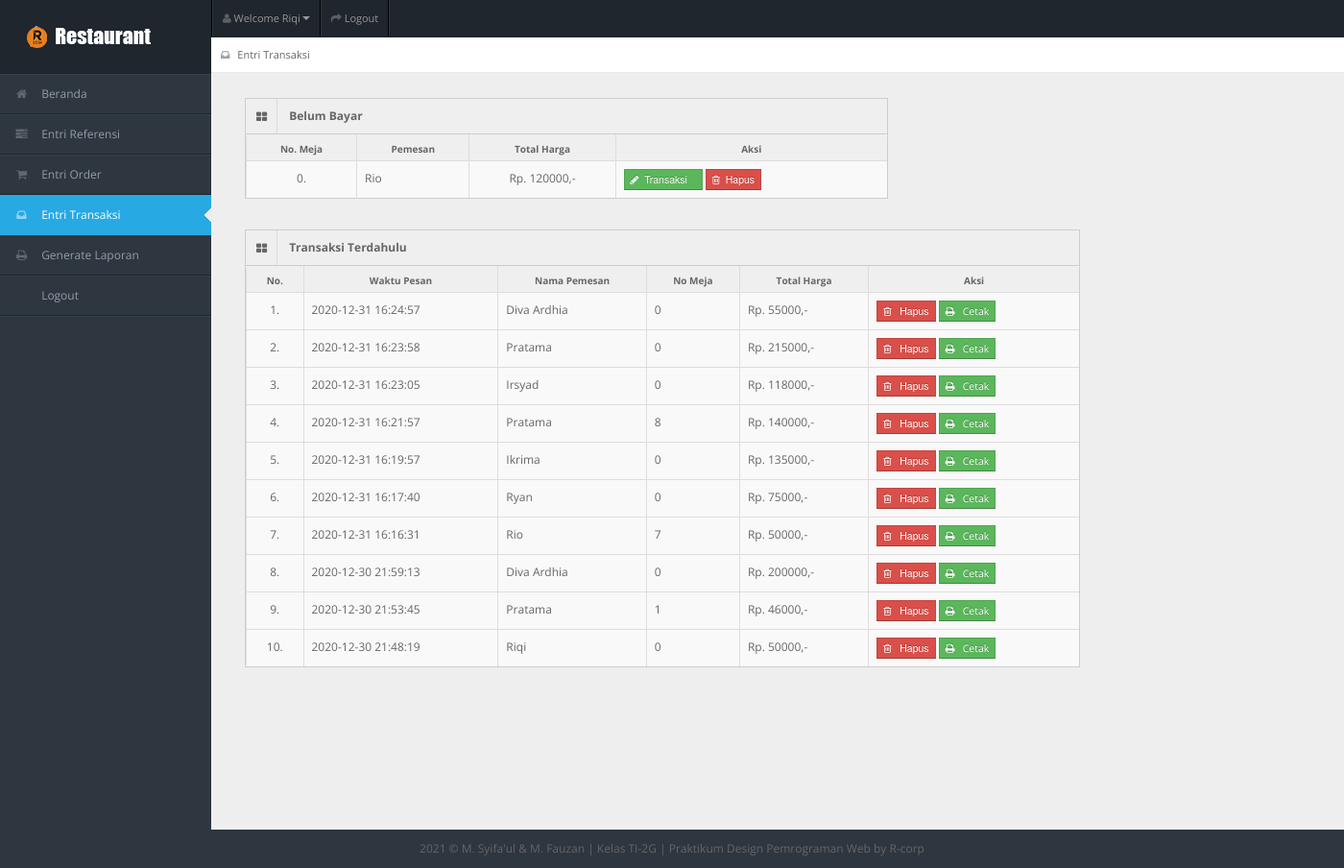
The page /entri_transaksi.php (signed in) on the database its author committed.
### tables this page shows
CREATE TABLE `tb_user` (
  `id_user` int(11) NOT NULL,
  `username` varchar(150) NOT NULL,
  `password` varchar(150) NOT NULL,
  `nama_user` varchar(150) NOT NULL,
  `id_level` int(11) NOT NULL,
  `status` varchar(150) NOT NULL
);

CREATE TABLE `tb_order` (
  `id_order` int(11) NOT NULL,
  `id_admin` int(11) DEFAULT NULL,
  `id_pengunjung` int(11) NOT NULL,
  `waktu_pesan` datetime NOT NULL,
  `no_meja` int(11) NOT NULL,
  `total_harga` varchar(150) NOT NULL,
  `uang_bayar` varchar(150) DEFAULT NULL,
  `uang_kembali` varchar(150) DEFAULT NULL,
  `status_order` varchar(150) NOT NULL
);

### entri_transaksi.php (the view, shortened to what this page needs)
<!DOCTYPE html>
<?php
include "connection/koneksi.php";
$id = $_SESSION['id_user'];
if(isset ($_SESSION['username'])){
  $query = "select * from tb_user natural join tb_level where id_user = $id";
  mysqli_query($conn, $query);
  $sql = mysqli_query($conn, $query);
  while($r = mysqli_fetch_array($sql)){
?>
<html lang="en">
<head>
<link rel="stylesheet" href="template/dashboard/css/bootstrap.min.css" />
<link rel="stylesheet" href="template/dashboard/css/bootstrap-responsive.min.css" />
<link rel="stylesheet" href="template/dashboard/css/fullcalendar.css" />
<link rel="stylesheet" href="matrix-style.css" />
<link rel="stylesheet" href="template/dashboard/css/matrix-media.css" />
<link href="template/dashboard/font-awesome/css/font-awesome.css" rel="stylesheet" />
<link rel="stylesheet" href="template/dashboard/css/jquery.gritter.css" />
</head>
<body>
<div id="header">
  <h1><a href="entri_transaksi.php">Entri Transaksi</a></h1>
</div>
<div id="user-nav" class="navbar navbar-inverse">
  <ul class="nav">
    <li  class="dropdown" id="profile-messages" ><a title="" href="#" data-toggle="dropdown" data-target="#profile-messages" class="dropdown-toggle"><i class="icon icon-user"></i>  <span class="text">Welcome <?php echo $r['nama_user'];?></span><b class="caret"></b></a>
    </li>
    <li class=""><a title="" href="logout.php"><i class="icon icon-share-alt"></i> <span class="text">Logout</span></a></li>
  </ul>
</div>
<div id="sidebar"><a href="entri_referensi.php" class="visible-phone"><i class="icon icon-inbox"></i> <span>Entri Transaksi</span></a>
  <ul>
    <?php
    if($r['id_level'] == 1){
  ?>
    <li> <a href="beranda.php"><i class="icon icon-home"></i> <span>Beranda</span></a> </li>
    <li> <a href="entri_referensi.php"><i class="icon icon-tasks"></i> <span>Entri Referensi</span></a> </li>
    <li> <a href="entri_order.php"><i class="icon icon-shopping-cart"></i> <span>Entri Order</span></a> </li>
    <li class="active"> <a href="entri_transaksi.php"><i class="icon icon-inbox"></i> <span>Entri Transaksi</span></a> </li>
    <li> <a href="generate_laporan.php"><i class="icon icon-print"></i> <span>Generate Laporan</span></a> </li>
    <li> <a href="logout.php"><i class="icon icon-sign-out"></i> <span>Logout</span></a> </li>
  <?php
    } else if($r['id_level'] == 2){
  ?>
    <li> <a href="beranda.php"><i class="icon icon-home"></i> <span>Beranda</span></a> </li>
    <li> <a href="entri_order.php"><i class="icon icon-shopping-cart"></i> <span>Entri Order</span></a> </li>
    <li> <a href="generate_laporan.php"><i class="icon icon-print"></i> <span>Generate Laporan</span></a> </li>
    <li> <a href="logout.php"><i class="icon icon-sign-out"></i> <span>Logout</span></a> </li>
  <?php
    } else if($r['id_level'] == 3){
  ?>
    <li><a href="beranda.php"><i class="icon icon-home"></i> <span>Beranda</span></a> </li>
    <li class="active"> <a href="entri_transaksi.php"><i class="icon icon-inbox"></i> <span>Entri Transaksi</span></a> </li>
    <li> <a href="generate_laporan.php"><i class="icon icon-print"></i> <span>Generate Laporan</span></a> </li>
    <li> <a href="logout.php"><i class="icon icon-sign-out"></i> <span>Logout</span></a> </li>
  <?php
    } else if($r['id_level'] == 4){
  ?>
    <li class="active"><a href="beranda.php"><i class="icon icon-home"></i> <span>Beranda</span></a> </li>
    <li> <a href="generate_laporan.php"><i class="icon icon-print"></i> <span>Generate Laporan</span></a> </li>
    <li> <a href="logout.php"><i class="icon icon-sign-out"></i> <span>Logout</span></a> </li>
  <?php
    } else if($r['id_level'] == 5){
  ?>
    <li> <a href="beranda.php"><i class="icon icon-home"></i> <span>Beranda</span></a> </li>
    <li> <a href="entri_order.php"><i class="icon icon-shopping-cart"></i> <span>Entri Order</span></a> </li>
    <li> <a href="logout.php"><i class="icon icon-sign-out"></i> <span>Logout</span></a> </li>
  <?php
    }
  ?>
  </ul>
</div>
<div id="content">
  <div id="content-header">
    <div id="breadcrumb"> <a href="entri_transaksi.php" title="Go to here" class="tip-bottom"><i class="icon icon-inbox"></i> Entri Transaksi</a></div>
  </div>
  <div class="container">
    <div class="row-fluid">
    <?php
      if($r['id_level'] == 1 || $r['id_level'] == 3){
    ?>
      <div class="span7">
        <div class="widget-box">
          <div class="widget-title bg_lg"><span class="icon"><i class="icon-th-large"></i></span>
            <h5>Belum Bayar</h5>
          </div>
          <div class="widget-content nopadding" >
            <table class="table table-bordered table-invoice-full">
              <thead>
                <tr>
                  <th class="head0">No. Meja</th>
                  <th class="head1">Pemesan</th>
                  <th class="head0 right">Total Harga</th>
                  <th class="head0 right">Aksi</th>
                </tr>
              </thead>
              <tbody>
                <?php
                  $query_order = "select * from tb_order left join tb_user on tb_order.id_pengunjung = tb_user.id_user where status_order = 'belum bayar'";
                  $sql_order = mysqli_query($conn, $query_order);
                  while($r_order = mysqli_fetch_array($sql_order)){
                ?>
                <tr>
                  <td><center><?php echo $r_order['no_meja']; ?>. </center></td>
                  <td><?php echo $r_order['nama_user'];?></td>
                  <td class="right"><center>Rp. <?php echo $r_order['total_harga'];?>,-</center></td>
                  <td>
                    <form action="" method="post">
                      <button type="submit" value="<?php echo $r_order['id_order'];?>" name="edit_order" class="btn btn-success btn-mini"><i class='icon-pencil'></i>&nbsp;&nbsp;Transaksi &nbsp;&nbsp;</button>
                      <button type="submit" value="<?php echo $r_order['id_order'];?>" name="hapus_order" class="btn btn-mini btn-danger"><i class='icon icon-trash'></i>&nbsp; Hapus</button>
                    </form>
                  </td>
                </tr>
                <?php
                  }
                ?>
              </tbody>
            </table>
          </div>
        </div>
      </div>
      <div class="span9">
        <div class="widget-box">
          <div class="widget-title bg_lg"><span class="icon"><i class="icon-th-large"></i></span>
            <h5>Transaksi Terdahulu</h5>
          </div>
          <div class="widget-content nopadding" >
            <table class="table table-bordered table-invoice-full">
              <thead>
                <tr>
                  <th class="head0">No.</th>
                  <th class="head0">Waktu Pesan</th>
                  <th class="head1">Nama Pemesan</th>
                  <th class="head0">No Meja</th>
                  <th class="head0 right">Total Harga</th>
                  <th class="head0 right">Aksi</th>
                </tr>
              </thead>
              <tbody>
                <?php
                  $nomor = 1;
                  $query_sudah_order = "select * from tb_order left join tb_user on tb_order.id_pengunjung = tb_user.id_user where status_order = 'sudah bayar' order by id_order desc";
                  $sql_sudah_order = mysqli_query($conn, $query_sudah_order);
                  while($r_sudah_order = mysqli_fetch_array($sql_sudah_order)){
                ?>
                <tr>
                  <td><center><?php echo $nomor++; ?>. </center></td>
                  <td><?php echo $r_sudah_order['waktu_pesan'];?></td>
                  <td><?php echo $r_sudah_order['nama_user'];?></td>
                  <td><?php echo $r_sudah_order['no_meja'];?></td>
                  <td>Rp. <?php echo $r_sudah_order['total_harga'];?>,-</td>
                  <td>
                    <form action="" method="post">
                      <button type="submit" value="<?php echo $r_sudah_order['id_order'];?>" name="hapus_transaksi" class="btn btn-mini btn-danger">
                        <i class='icon icon-trash'></i>
                        &nbsp; Hapus
                      </button>
                      <a target='_blank' href="cetak_transaksi.php?konten=<?php echo $r_sudah_order['id_order'];?>" class="btn btn-mini btn-success">
                        <i class='icon icon-print'></i>
                        &nbsp; Cetak
                      </a>
                    </form>
                  </td>
                </tr>
                <?php
                  }
                ?>
              </tbody>
            </table>
          </div>
        </div>
      </div>
      <?php
        }
      ?>
    </div>
  </div>
</div>
<div class="row-fluid">
  <div id="footer" class="span12"> <?php echo date('Y'); ?> &copy; M. Syifa'ul & M. Fauzan | Kelas TI-2G |
								Praktikum Design Pemrograman Web <a href="#">by R-corp</a> </div>
</div>
</body>
</html>
<?php
  }
} else {
  header('location: logout.php');
}
?>

### matrix-style.css (style rules this page uses)
* { outline:none !important; -moz-outline: none !important; }
html, body { height:100% }
body { overflow-x: hidden; margin-top: -10px; font-family: 'Open Sans', sans-serif; font-size:12px; color:#666; }
a { color:#666; }
select, textarea, input[type="text"], input[type="password"], input[type="datetime"], input[type="datetime-local"], input[type="date"], input[type="month"], input[type="time"], input[type="week"], input[type="number"], input[type="email"], input[type="url"], input[type="search"], input[type="tel"], input[type="color"], .uneditable-input, .label, .dropdown-menu, .btn, .well, .progress, .table-bordered, .btn-group > .btn:first-child, .btn-group > .btn:last-child, .btn-group > .btn:last-child, .btn-group > .dropdown-toggle, .alert { border-radius:0px; }
.btn, textarea, input[type="text"], input[type="password"], input[type="datetime"], input[type="datetime-local"], input[type="date"], input[type="month"], input[type="time"], input[type="week"], input[type="number"], input[type="email"], input[type="url"], input[type="search"], input[type="tel"], input[type="color"], .uneditable-input { box-shadow:none; }
.progress, .progress-success .bar, .progress .bar-success, .progress-warning .bar, .progress .bar-warning, .progress-danger .bar, .progress .bar-danger, .progress-info .bar, .progress .bar-info, .btn, .btn-primary { background-image:none; }
#footer { padding:10px; text-align:center; }
.bg_lg { background:#28b779; }
#header { height: 77px; position: relative; width: 100%; z-index: -9; }
#header h1 { background: url("img/logo1.png") no-repeat scroll 0 0 transparent; height: 31px; left: 20px; line-height: 600px; overflow: hidden; position: relative; top: 26px; width: 191px; }
#header h1 a { display: block; }
#user-nav { position: absolute; left: 220px; top:0px; z-index: 20; margin: 0; }
#user-nav > ul { margin: 0; padding: 0; list-style: none; border-right: 1px solid #2e363f;border-left: 1px solid #000; }
#user-nav > ul > li { float: left; list-style-type: none; margin: 0; position: relative; padding: 0; border-left: 1px solid #2e363f; border-right: 1px solid #000; }
#user-nav > ul > li > a { padding:9px 10px; display: block; font-size: 11px; }
#user-nav > ul > li > a > i, #sidebar li a i { opacity: .5; margin-top: 2px; }
#sidebar { display: block; float: left; position: relative; width: 220px; z-index: 16; }
#sidebar > ul { list-style: none; margin: 0px 0 0; padding: 0; position: absolute; width: 220px; }
#sidebar > ul > li { display: block; position: relative; }
#sidebar > ul > li > a { padding: 10px 0 10px 15px; display: block; color: #939da8; }
#sidebar > ul > li > a > i { margin-right: 10px; }
#sidebar > ul > li.active > a { background: url("../img/menu-active.png") no-repeat scroll right center transparent !important; text-decoration:none; }
#content { background: none repeat scroll 0 0 #eeeeee; margin-left: 220px; margin-right: 0; padding-bottom: 25px; position: relative; min-height:100%; width: auto; }
#content-header { position: abslute; width: 100%; margin-top: -38px; z-index: 20; }
#breadcrumb { background-color: #fff; border-bottom: 1px solid #e3ebed; }
#breadcrumb a { padding: 8px 20px 8px 10px; display: inline-block; background-image: url('../img/breadcrumb.png'); background-position: center right; background-repeat: no-repeat; font-size: 11px; color: #666666; }
#breadcrumb a:last-child { background-image:none; }
#breadcrumb a i { margin-right: 5px; opacity: .6; }
.widget-box { background: none repeat scroll 0 0 #F9F9F9; border-left: 1px solid #CDCDCD; border-top: 1px solid #CDCDCD; border-right: 1px solid #CDCDCD; clear: both; margin-top: 16px; margin-bottom: 16px; position: relative; }
.widget-title, .modal-header, .table th, div.dataTables_wrapper .ui-widget-header { background:#efefef; border-bottom: 1px solid #CDCDCD; height: 36px; }
.widget-title span.icon { padding: 9px 10px 7px 11px; float: left; border-right:1px solid #dadada; }
.widget-title h5 { color: #666; float: left; font-size: 12px; font-weight: bold; padding: 12px; line-height: 12px; margin: 0; }
.widget-content { padding:15px; border-bottom: 1px solid #cdcdcd; }
.table th { height: auto; font-size: 10px; padding: 5px 10px 2px; border-bottom: 0; text-align: center; color: #666666; }
.nopadding { padding: 0 !important; }
.nopadding .table { margin-bottom: 0; }
.nopadding .table-bordered { border: 0; }
form { margin-bottom: 0; }

### rows shown on the page
tb_user: nama_user "Riqi"
tb_order: no_meja "0", tb_user.nama_user "Rio", total_harga "120000", $r_order['id_order'] 13 (drawn)
tb_order: waktu_pesan "2020-12-31 16:24:57", tb_user.nama_user "Diva Ardhia", no_meja "0", total_harga "55000", $r_sudah_order['id_order'] 11 (drawn)
tb_order: waktu_pesan "2020-12-31 16:23:58", tb_user.nama_user "Pratama", no_meja "0", total_harga "215000", $r_sudah_order['id_order'] 10 (drawn)
tb_order: waktu_pesan "2020-12-31 16:23:05", tb_user.nama_user "Irsyad", no_meja "0", total_harga "118000", $r_sudah_order['id_order'] 9 (drawn)
tb_order: waktu_pesan "2020-12-31 16:21:57", tb_user.nama_user "Pratama", no_meja "8", total_harga "140000"
tb_order: waktu_pesan "2020-12-31 16:19:57", tb_user.nama_user "Ikrima", no_meja "0", total_harga "135000", $r_sudah_order['id_order'] 7 (drawn)
tb_order: waktu_pesan "2020-12-31 16:17:40", tb_user.nama_user "Ryan", no_meja "0", total_harga "75000"
tb_order: waktu_pesan "2020-12-31 16:16:31", tb_user.nama_user "Rio", no_meja "7", total_harga "50000", $r_sudah_order['id_order'] 5 (drawn)
tb_order: waktu_pesan "2020-12-30 21:59:13", tb_user.nama_user "Diva Ardhia", no_meja "0", total_harga "200000", $r_sudah_order['id_order'] 4 (drawn)
tb_order: waktu_pesan "2020-12-30 21:53:45", tb_user.nama_user "Pratama", no_meja "1", total_harga "46000", $r_sudah_order['id_order'] 2 (drawn)
tb_order: waktu_pesan "2020-12-30 21:48:19", tb_user.nama_user "Riqi", no_meja "0", total_harga "50000", $r_sudah_order['id_order'] 1 (drawn)
